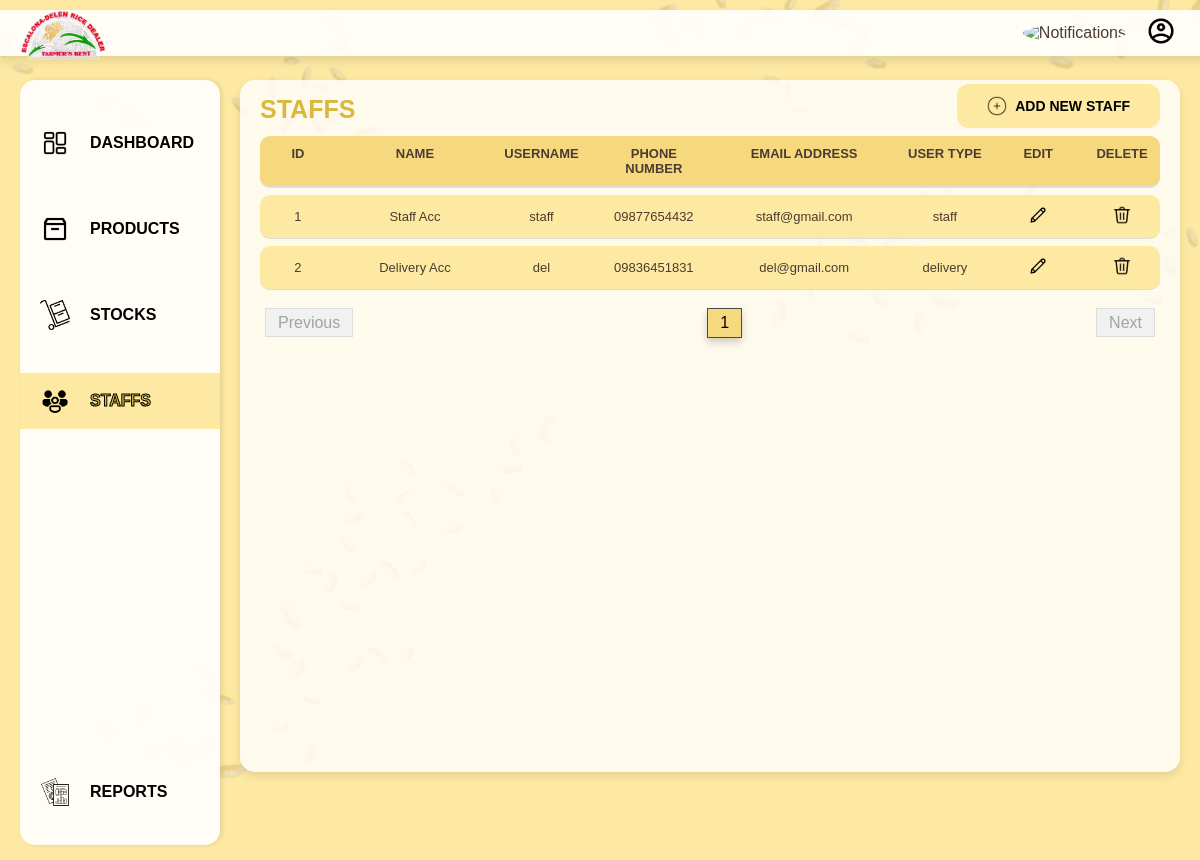
The app's page /admin/staffs/staff_list.php with its own data.
### tables this page shows
CREATE TABLE `staff` (
  `staff_id` int(11) NOT NULL,
  `login_id` int(11) NOT NULL,
  `name` varchar(255) NOT NULL,
  `phone_number` varchar(11) NOT NULL,
  `email_address` varchar(255) NOT NULL,
  `usertype` varchar(25) DEFAULT NULL
);

### admin/staffs/staff_list.php (the view, shortened to what this page needs)
<?php
include('../../connection.php');
$page = isset($_GET['page']) ? (int)$_GET['page'] : 1;
$page = max(1, $page);
$limit = 10;
$offset = ($page - 1) * $limit;
$offset = max(0, $offset);
$sql = "SELECT login.id, login.first_name, login.last_name, login.username, staff.staff_id, staff.phone_number, staff.email_address, staff.usertype
        FROM login
        JOIN staff
        ON login.id = staff.login_id
        LIMIT $offset, $limit";
$result = $mysqli->query($sql);
$staffData = $result->fetch_all(MYSQLI_ASSOC);
$sqlCount = "SELECT COUNT(*) as total FROM login JOIN staff ON login.id = staff.login_id";
$resultCount = $mysqli->query($sqlCount);
$rowCount = $resultCount->fetch_assoc();
$totalRecords = $rowCount['total'];
$totalPages = ceil($totalRecords / $limit);
$maxPagesToShow = 10;
$startPage = max(1, $page - floor($maxPagesToShow / 2));
$endPage = min($totalPages, $startPage + $maxPagesToShow - 1);
if ($endPage - $startPage + 1 < $maxPagesToShow) {
    $startPage = max(1, $endPage - $maxPagesToShow + 1);
}
?>
<!DOCTYPE html>
<html lang="en">
<head>
    <link rel="stylesheet" href="../../styles/staff_list.css">
</head>
<body>
    <header>
        <div><img src="../../favicon.png" alt="Logo" class="logo"></div>
        <div class="account-info">
            <div class="dropdown notifications-dropdown">
                <img src="../../images/notif-icon.png" alt="Notifications" class="notification-icon">
            </div>
            <div class="dropdown">
                <img src="../../images/account-icon.png" alt="Account">
            </div>
        </div>
    </header>
    <div class="sidebar">
        <nav>
            <ul>
                <li><a href="../admin.php"><img src="../../images/dashboard-icon.png" alt="Dashboard">DASHBOARD</a></li>
                <li><a href="../products/products.php"><img src="../../images/products-icon.png" alt="Products">PRODUCTS</a></li>
                <li><a href="../stocks/stocks.php"><img src="../../images/stocks-icon.png" alt="Stocks">STOCKS</a></li>
                <li><a class="current"><img src="../../images/staffs-icon.png" alt="Staffs">STAFFS</a></li>
            </ul>
        </nav>
        <ul class="reports">
            <li><a href="../reports/reports.php"><img src="../../images/reports-icon.png" alt="Reports">REPORTS</a></li>
        </ul>
    </div>
    <main>
        <div class="card">
            <h3>STAFFS</h3>
            <button id="addNewStaffBtn"><img class="add" src="../../images/add-icon.png" alt="Add">ADD NEW STAFF</button>
            <div id="staffList">
                <div class="staff-header">
                    <div>ID</div>
                    <div>NAME</div>
                    <div>USERNAME</div>
                    <div>PHONE NUMBER</div>
                    <div>EMAIL ADDRESS</div>
                    <div>USER TYPE</div>
                    <div class="edit">EDIT</div>
                    <div class="delete">DELETE</div>
                </div>
                <?php if (!empty($staffData)): ?>
                    <?php $counter = $offset + 1; ?>
                    <?php foreach ($staffData as $row): ?>
                        <div class='staff-item'>
                            <div><?php echo $counter++; ?></div>
                            <div><?php echo htmlspecialchars($row['first_name'] . " " . $row['last_name']); ?></div>
                            <div><?php echo htmlspecialchars($row['username']); ?></div>
                            <div><?php echo htmlspecialchars($row['phone_number']); ?></div>
                            <div><?php echo htmlspecialchars($row['email_address']); ?></div>
                            <div><?php echo htmlspecialchars($row['usertype']); ?></div>
                            <div class='edit'><img class='edit-btn' data-id='<?php echo htmlspecialchars($row['staff_id']); ?>' src='../../images/edit-icon.png' alt='Edit'></div>
                            <div class='delete'><img class='delete-btn' data-id='<?php echo htmlspecialchars($row['staff_id']); ?>' src='../../images/delete-icon.png' alt='Delete'></div>
                        </div>
                    <?php endforeach; ?>
                <?php else: ?>
                    <div class='no-staff'>No staff found.</div>
                <?php endif; ?>
            </div>
            <div class="pagination-container">
                <div class="pagination-prev">
                    <?php if ($page > 1): ?>
                        <a href="staff_list.php?page=<?php echo $page - 1; ?>">Previous</a>
                    <?php else: ?>
                        <span class="disabled">Previous</span>
                    <?php endif; ?>
                </div>
                <div class="pagination">
                    <?php for ($i = $startPage; $i <= $endPage; $i++): ?>
                        <a href="staff_list.php?page=<?php echo $i; ?>" <?php if ($i === $page) echo 'class="active"'; ?>>
                            <?php echo $i; ?>
                        </a>
                    <?php endfor; ?>
                </div>
                <div class="pagination-next">
                    <?php if ($page < $totalPages): ?>
                        <a href="staff_list.php?page=<?php echo $page + 1; ?>">Next</a>
                    <?php else: ?>
                        <span class="disabled">Next</span>
                    <?php endif; ?>
                </div>
            </div>
        </div>
    </main>
</body>
</html>

### records on screen
staff: login.last_name "Staff Acc", login.username "staff", phone_number "09877654432", email_address "staff@gmail.com", usertype "staff"
staff: login.last_name "Delivery Acc", login.username "del", phone_number "09836451831", email_address "del@gmail.com", usertype "delivery"
